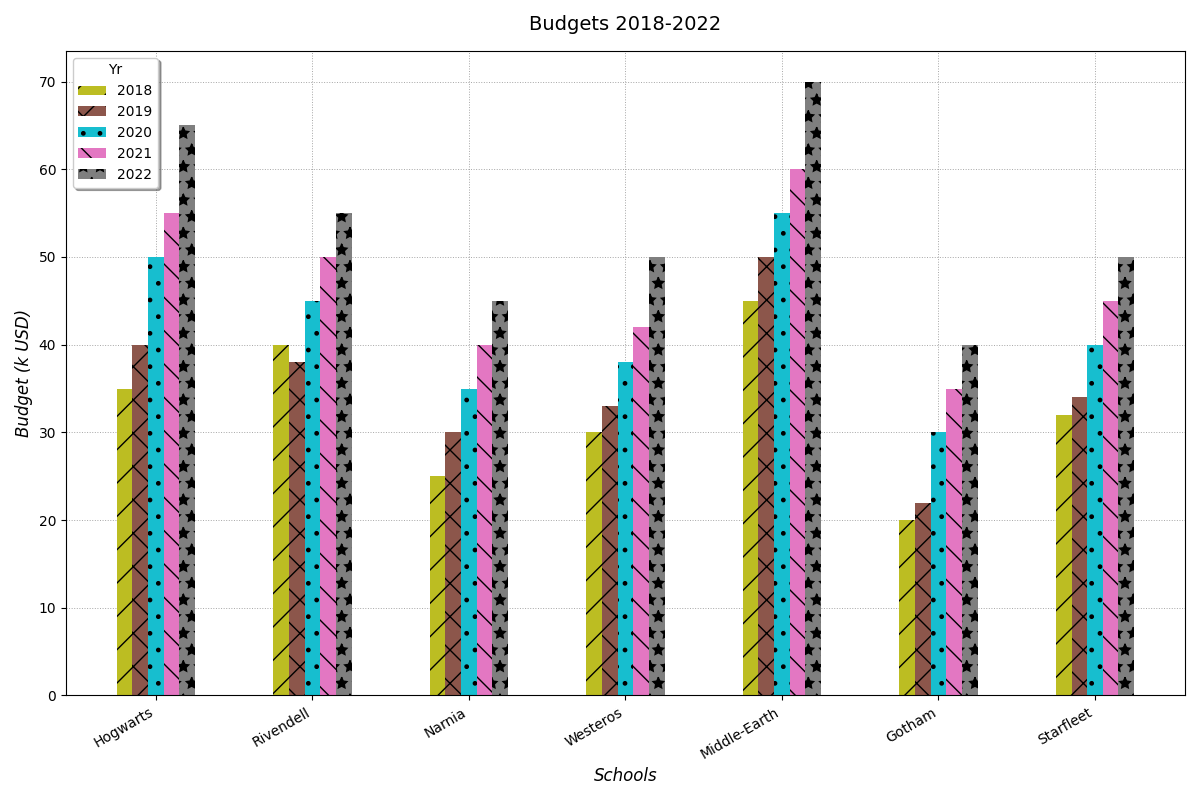

This figure's Python source:
import matplotlib.pyplot as plt
import numpy as np

schools = ['Hogwarts', 'Rivendell', 'Narnia', 'Westeros', 'Middle-Earth', 'Gotham', 'Starfleet']

budgets_2018 = np.array([35, 40, 25, 30, 45, 20, 32])
budgets_2019 = np.array([40, 38, 30, 33, 50, 22, 34])
budgets_2020 = np.array([50, 45, 35, 38, 55, 30, 40])
budgets_2021 = np.array([55, 50, 40, 42, 60, 35, 45])
budgets_2022 = np.array([65, 55, 45, 50, 70, 40, 50])

years = ['2018', '2019', '2020', '2021', '2022']
data = np.array([budgets_2018, budgets_2019, budgets_2020, budgets_2021, budgets_2022])

fig, ax = plt.subplots(figsize=(12, 8))

bar_width = 0.1
bar_positions = np.arange(len(schools))

colors = ['#bcbd22', '#8c564b', '#17becf', '#e377c2', '#7f7f7f']
hatches = ['/', 'x', '.', '\\', '*']

for idx, year in enumerate(years):
    ax.bar(bar_positions + idx * bar_width, data[idx], bar_width, 
           label=year, color=colors[idx], hatch=hatches[idx])

ax.set_xlabel('Schools', fontsize=12, fontstyle='italic')
ax.set_ylabel('Budget (k USD)', fontsize=12, fontstyle='italic')
ax.set_title('Budgets 2018-2022', fontsize=14, fontweight='regular', pad=15)
ax.set_xticks(bar_positions + bar_width * 2)
ax.set_xticklabels(schools, rotation=30, ha="right", fontsize=10)

ax.legend(title='Yr', fontsize=10, loc='upper left', frameon=True, shadow=True)

ax.grid(True, linestyle=':', linewidth=0.7, alpha=0.7, color='gray')
ax.set_axisbelow(True)

fig.tight_layout()

plt.show()
